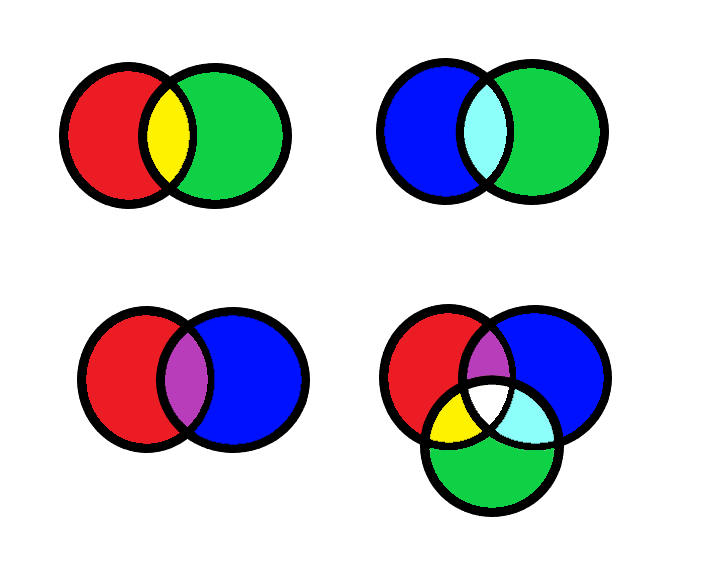
#> input picture DIP-Images/Color Spaces.png, 702 x 583 px
$ python edge_detection_OpenCV.py '../DIP-Images/Color Spaces.png' canny   (older library calls are emulated)
#> lines starting #> are read from the running program, lines starting #| are printed output that depends on the picture; after the words box and inside, x2 and y2 are one past the last pixel; in counts of white or black regions, pixels touching at a corner belong together
import cv2
import numpy as np
import argparse
import matplotlib.pyplot as plt


class EdgeDetectionOpenCV:
    def __init__(self, technique_name):
        self.technique_name = technique_name

        self.available_techniques = {
            "canny": self.canny_edge_detection,
            "laplacian": self.laplacian_edge_detection,
            "sobel_x": self.sobel_x_edge_detection,
            "sobel_y": self.sobel_y_edge_detection,
            "prewitt_x": self.prewitt_x_edge_detection,
            "prewitt_y": self.prewitt_y_edge_detection,
            "robert_x": self.robert_x_edge_detection,
            "robert_y": self.robert_y_edge_detection
        }

        if technique_name not in self.available_techniques:
            raise ValueError("Invalid edge detection technique name. Please choose from the available techniques.")

    def canny_edge_detection(self, image):
        return cv2.Canny(cv2.GaussianBlur(image, (5, 5), 1), 100, 200)  # cv2.Canny(image, 100, 200) not preferred

    def laplacian_edge_detection(self, image):
        return cv2.Laplacian(image, cv2.CV_64F)

    def sobel_x_edge_detection(self, image):
        return cv2.Sobel(image, cv2.CV_64F, 1, 0, ksize=5)

    def sobel_y_edge_detection(self, image):
        return cv2.Sobel(image, cv2.CV_64F, 0, 1, ksize=5)

    def prewitt_x_edge_detection(self, image):
        kernel_prewitt_x = np.array([[-1, 0, 1], [-1, 0, 1], [-1, 0, 1]])
        return cv2.filter2D(image, cv2.CV_64F, kernel_prewitt_x)

    def prewitt_y_edge_detection(self, image):
        kernel_prewitt_y = np.array([[-1, -1, -1], [0, 0, 0], [1, 1, 1]])
        return cv2.filter2D(image, cv2.CV_64F, kernel_prewitt_y)

    def robert_x_edge_detection(self, image):
        kernel_robert_x = np.array([[1, 0], [0, -1]])
        return cv2.filter2D(image, cv2.CV_64F, kernel_robert_x)

    def robert_y_edge_detection(self, image):
        kernel_robert_y = np.array([[0, 1], [-1, 0]])
        return cv2.filter2D(image, cv2.CV_64F, kernel_robert_y)

    def perform_edge_detection(self, image):
        return self.available_techniques[self.technique_name](image)

def plot_and_save_edge_detection(image_path, technique_name):
#> called with image_path = '../DIP-Images/Color Spaces.png', technique_name = 'canny'
    edge_detection = EdgeDetectionOpenCV(technique_name)

    image = cv2.imread(image_path, cv2.IMREAD_GRAYSCALE)
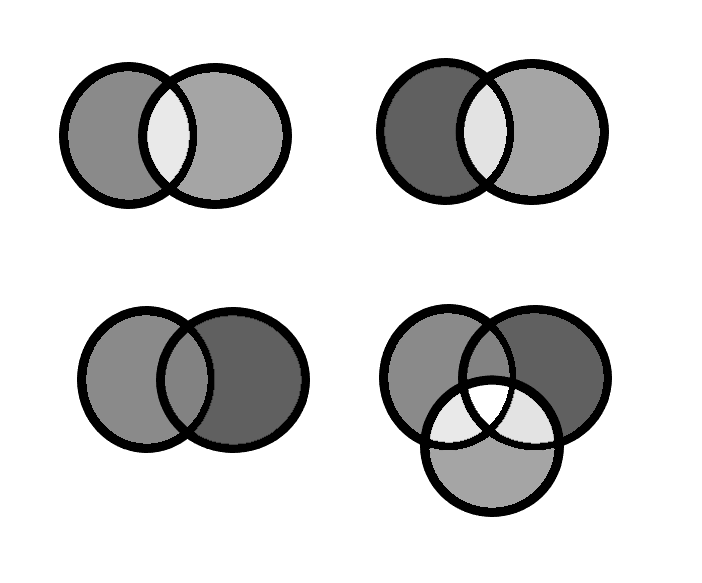
#> image: shape (583, 702); min 0, max 255, mean 209.9
    edges = edge_detection.perform_edge_detection(image)
#> in canny_edge_detection, `return cv2.Canny(cv2.GaussianBlur(image, (5, 5), 1), 100, 200)`:
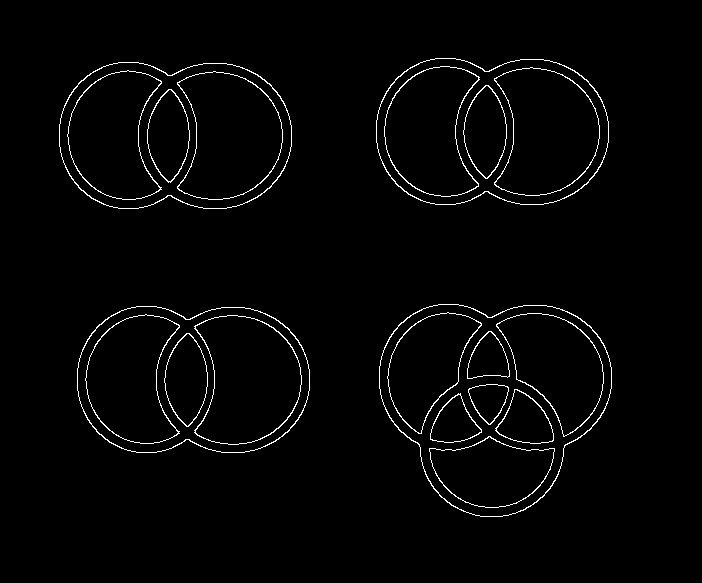
#> returned value: shape (583, 702); 2% white in thin lines or dots, all inside (x1, y1, x2, y2) = (59, 58, 612, 517)

    result_image = cv2.cvtColor(edges, cv2.COLOR_GRAY2BGR)
    cv2.addWeighted(result_image, 0.7, cv2.cvtColor(image, cv2.COLOR_GRAY2BGR), 0.3, 0, result_image)
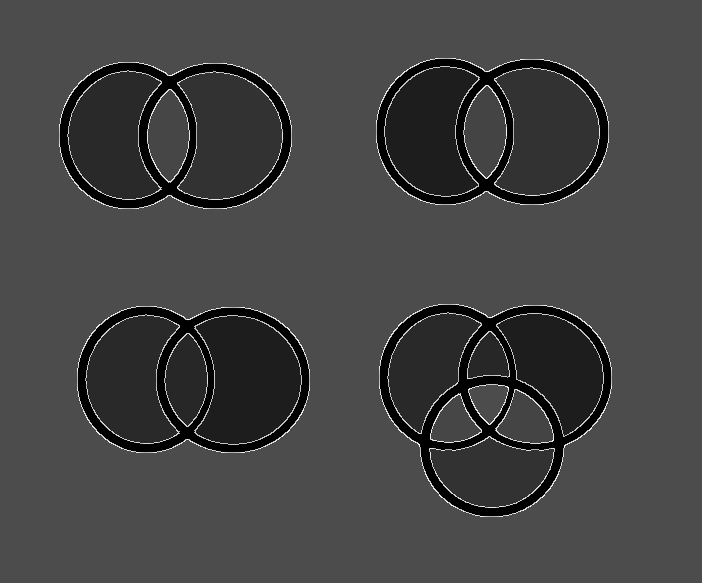
#> result_image: shape (583, 702, 3); min 0, max 255, mean 66.2


    output_path = f'edge_detection_{technique_name}.png'
    cv2.imwrite(output_path, result_image)
    print(f"Edge detection result saved to {output_path}")

if __name__ == "__main__":
    parser = argparse.ArgumentParser(description="Perform edge detection using different techniques")
    parser.add_argument("input_image", help="Path to the input image file")
    parser.add_argument("technique", choices=["canny", "laplacian", "sobel_x", "sobel_y", "prewitt_x", "prewitt_y", "robert_x", "robert_y"],
                        help="Edge detection technique to use")
    args = parser.parse_args()

    plot_and_save_edge_detection(args.input_image, args.technique)


# Usage

# python edge_detection_OpenCV.py path_to_input_image.jpg canny
